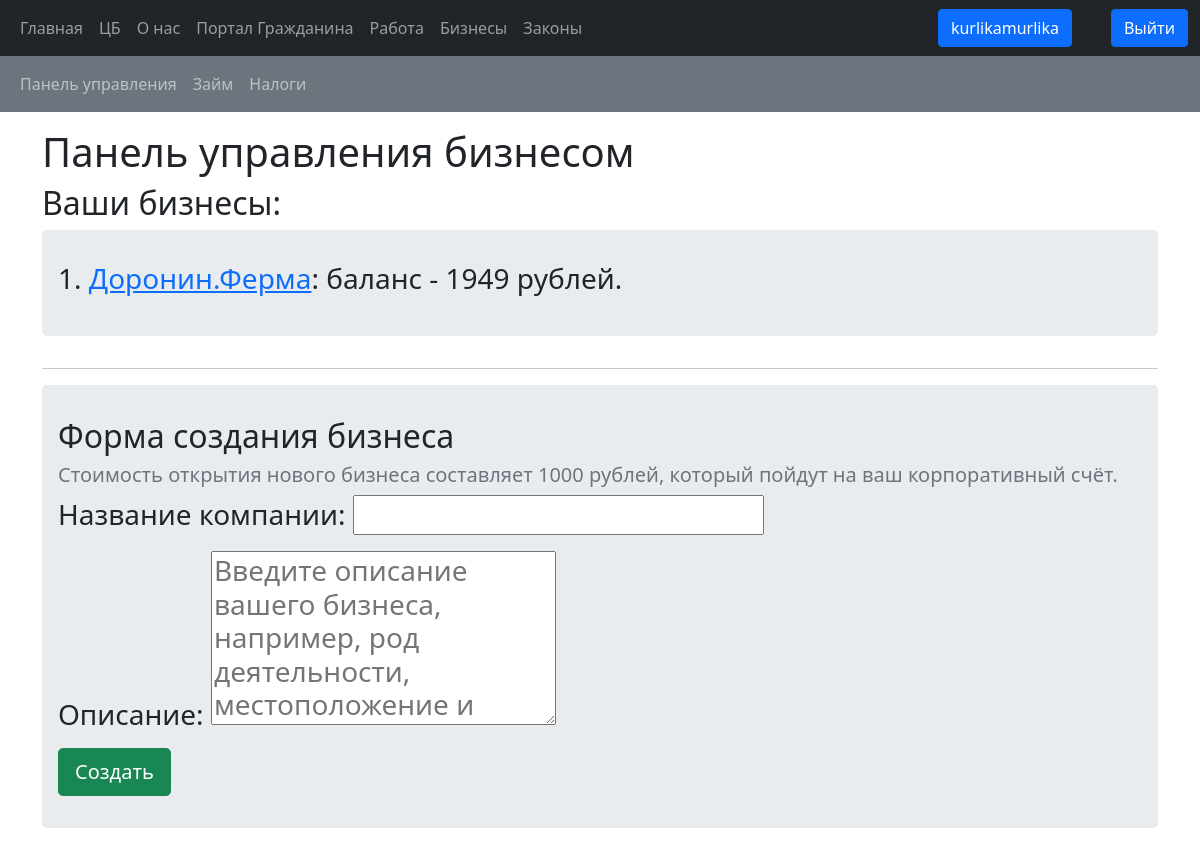
/business_management/ (signed in), run on an earlier commit of the app's database.
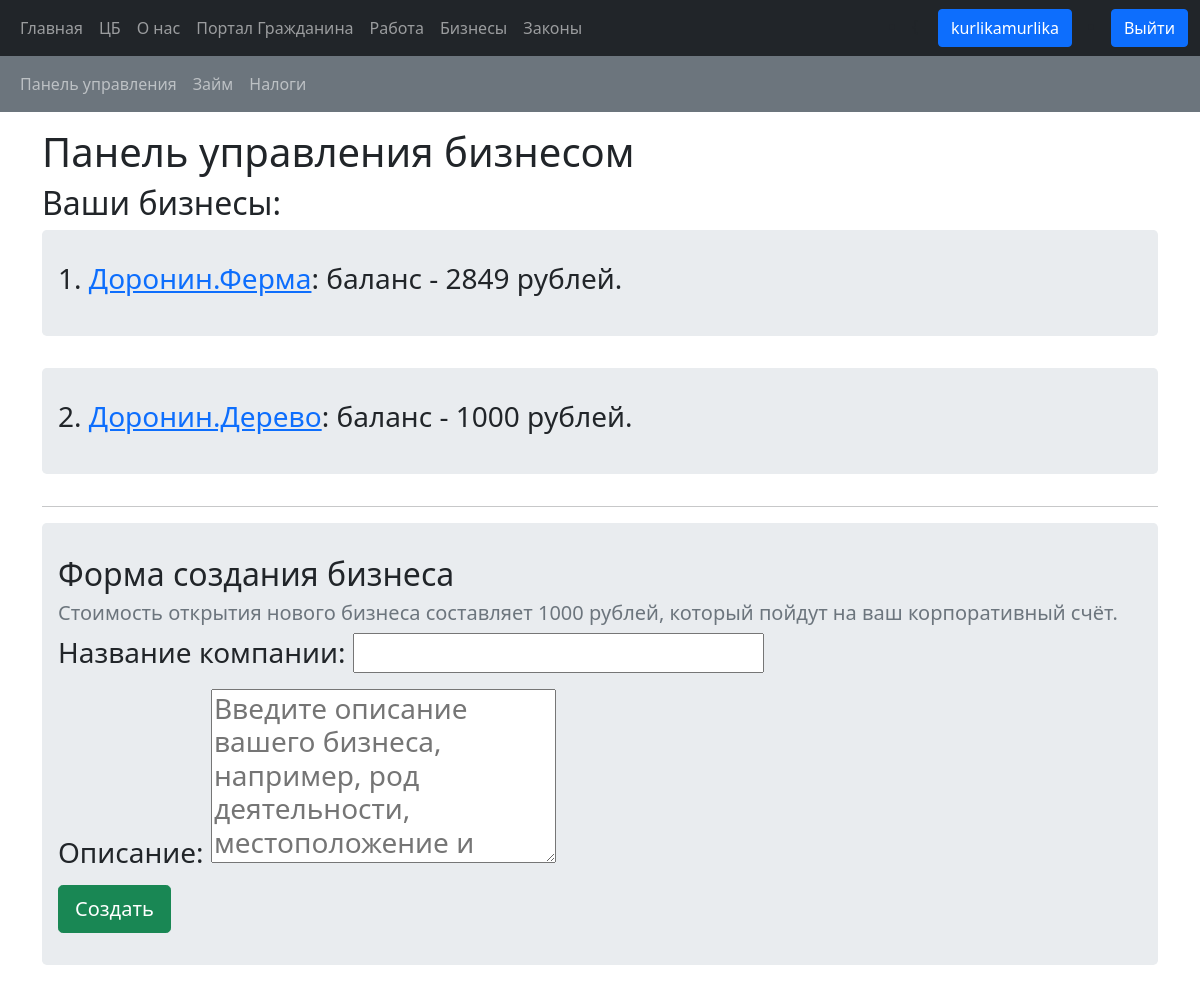
And on a later commit of the database.
### bank/models.py (models this page shows, shortened)
class Business(models.Model):
    owner = models.ForeignKey(Citizen, on_delete=models.CASCADE)
    name = models.CharField(max_length=100)
    description = models.TextField()
    creation_date = models.DateTimeField(default=timezone.now)
    bank_account = models.ForeignKey(BankAccount, on_delete=models.CASCADE)

class BankAccount(models.Model):
    user = models.ForeignKey(User, on_delete=models.CASCADE, blank=True, null=True)
    name = models.CharField(max_length=10, unique=True)
    balance = models.IntegerField(default=0)
    account_type = models.CharField(max_length=20, default='personal')

### bank/views.py (the view, shortened to what this page needs)
# urls.py: path('business_management/', views.business_management, name='business_management'),
def business_management(request):
    form = CreateBusinessForm(request.POST or None)
    has_bank = ''
    personal_bank_acc = ''
    has_citizenship = ''
    citizenship = ''
    not_enough_money = False
    has_business = False
    try:
        personal_bank_acc = BankAccount.objects.filter(user_id=request.user.id).get(account_type='personal')
        has_bank = True
    except:
        has_bank = False
    try:
        citizenship = Citizen.objects.get(user_id=request.user.id)
        has_citizenship = True
    except:
        has_citizenship = False
    user_business = Business.objects.filter(owner_id=citizenship.id)
    if len(user_business) > 0:
        has_business = True
    else:
        has_business = False
    business_dict = {
        'form': form,
        'has_bank': has_bank,
        'has_citizenship': has_citizenship,
        'not_enough_money': not_enough_money,
        'has_business': has_business,
        'businesses': user_business,
    }
    return render(request, 'bank/business_management.html', context=business_dict)

### bank/forms.py
class CreateBusinessForm(forms.ModelForm):
    name = forms.CharField(label='Название компании')
    description = forms.CharField(widget=forms.Textarea(attrs={'placeholder': 'Введите описание вашего бизнеса, например, род деятельности, местоположение и целевую аудиторию.', 'rows': 5, 'cols': 20}), label="Описание")
    class Meta:
        model = Business
        exclude = ('owner', 'creation_date', 'bank_account')

### bank/templates/bank/business_management.html (shortened to what this page needs)
<!DOCTYPE html>
{% extends 'bank/base.html' %}
{% block extra_nav %}
<nav class="navbar navbar-expand-sm bg-secondary navbar-dark">
  <div class="container-fluid">
    <ul class="navbar-nav">
      <li class="nav-item">
        <a class="nav-link" href="{% url 'bank:business_management' %}">Панель управления</a>
      </li>
      <li class="nav-item">
        <a class="nav-link" href="{% url 'bank:loan' %}">Займ</a>
      </li>
      <li class="nav-item">
        <a class="nav-link" href="{% url 'bank:fiscal_info' %}">Налоги</a>
      </li>
    </ul>
  </div>
</nav>
{% endblock %}
{% block body_content %}
    <h1>Панель управления бизнесом</h1>
    {% if has_business %}
        <h2>Ваши бизнесы:</h2>
        {% for business in businesses %}
            <div class="jumbotron">
                <h3>{{ forloop.counter }}. <a href="{% url 'bank:business_detail' business.id %}">{{ business.name }}</a>: баланс - {{ business.bank_account.balance }} рублей.</h3>
            </div>
        {% endfor %}
    {% endif %}
    <hr>
    <form method="post" class="jumbotron">
        <h2>Форма создания бизнеса</h2>
        <h5 class="text-secondary">Стоимость открытия нового бизнеса составляет 1000 рублей, который пойдут на ваш корпоративный счёт.</h5>
        {% if has_bank %}
            {% if has_citizenship %}
                <h3>{{ form.as_p }}</h3>
            {% else %}
                <h3 class="text-danger">Сначала получите гражданство в Черноруси! Нажми <a href="{% url 'bank:citizen' %}">сюда</a></h3>
            {% endif %}
        {% else %}
            <h3 class="text-danger">Создайте сначала банковский счёт! Нажми <a href="{% url 'bank:profile' user.id%}">сюда</a></h3>
        {% endif %}
        <input class="btn btn-lg btn-success" type="submit" value="Создать">
    </form>
{% endblock %}

What changed in the data, as far as the page shows it:
changed through a linked row, Business "Доронин.Ферма": bank_account.balance "1949" → "2849"
added Business: name "Доронин.Дерево", bank_account.balance "1000"
